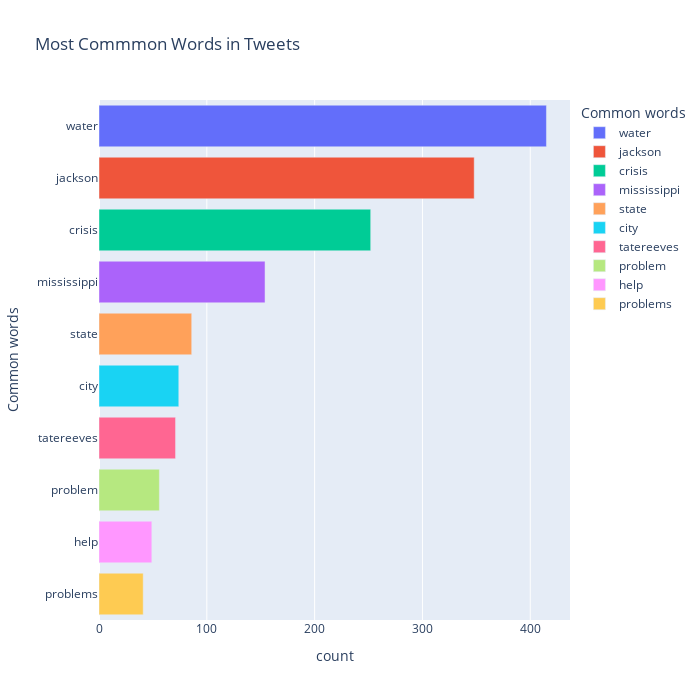

This figure's notebook cell:
### Code cell
common_words(tweets_L)

### Figure 1 — Plotly figure (JSON) as saved in the notebook; plotly's stock layout.template omitted (floating-point values rounded to 4 significant figures)
{"data": [{"alignmentgroup": "True", "hovertemplate": "Common words=%{y}<br>count=%{x}<extra></extra>", "legendgroup": "water", "marker": {"color": "#636efa"}, "name": "water", "offsetgroup": "water", "orientation": "h", "showlegend": true, "textposition": "auto", "type": "bar", "x": [415], "xaxis": "x", "y": ["water"], "yaxis": "y"}, {"alignmentgroup": "True", "hovertemplate": "Common words=%{y}<br>count=%{x}<extra></extra>", "legendgroup": "jackson", "marker": {"color": "#EF553B"}, "name": "jackson", "offsetgroup": "jackson", "orientation": "h", "showlegend": true, "textposition": "auto", "type": "bar", "x": [348], "xaxis": "x", "y": ["jackson"], "yaxis": "y"}, {"alignmentgroup": "True", "hovertemplate": "Common words=%{y}<br>count=%{x}<extra></extra>", "legendgroup": "crisis", "marker": {"color": "#00cc96"}, "name": "crisis", "offsetgroup": "crisis", "orientation": "h", "showlegend": true, "textposition": "auto", "type": "bar", "x": [252], "xaxis": "x", "y": ["crisis"], "yaxis": "y"}, {"alignmentgroup": "True", "hovertemplate": "Common words=%{y}<br>count=%{x}<extra></extra>", "legendgroup": "mississippi", "marker": {"color": "#ab63fa"}, "name": "mississippi", "offsetgroup": "mississippi", "orientation": "h", "showlegend": true, "textposition": "auto", "type": "bar", "x": [154], "xaxis": "x", "y": ["mississippi"], "yaxis": "y"}, {"alignmentgroup": "True", "hovertemplate": "Common words=%{y}<br>count=%{x}<extra></extra>", "legendgroup": "state", "marker": {"color": "#FFA15A"}, "name": "state", "offsetgroup": "state", "orientation": "h", "showlegend": true, "textposition": "auto", "type": "bar", "x": [86], "xaxis": "x", "y": ["state"], "yaxis": "y"}, {"alignmentgroup": "True", "hovertemplate": "Common words=%{y}<br>count=%{x}<extra></extra>", "legendgroup": "city", "marker": {"color": "#19d3f3"}, "name": "city", "offsetgroup": "city", "orientation": "h", "showlegend": true, "textposition": "auto", "type": "bar", "x": [74], "xaxis": "x", "y": ["city"], "yaxis": "y"}, {"alignmentgroup": "True", "hovertemplate": "Common words=%{y}<br>count=%{x}<extra></extra>", "legendgroup": "tatereeves", "marker": {"color": "#FF6692"}, "name": "tatereeves", "offsetgroup": "tatereeves", "orientation": "h", "showlegend": true, "textposition": "auto", "type": "bar", "x": [71], "xaxis": "x", "y": ["tatereeves"], "yaxis": "y"}, {"alignmentgroup": "True", "hovertemplate": "Common words=%{y}<br>count=%{x}<extra></extra>", "legendgroup": "problem", "marker": {"color": "#B6E880"}, "name": "problem", "offsetgroup": "problem", "orientation": "h", "showlegend": true, "textposition": "auto", "type": "bar", "x": [56], "xaxis": "x", "y": ["problem"], "yaxis": "y"}, {"alignmentgroup": "True", "hovertemplate": "Common words=%{y}<br>count=%{x}<extra></extra>", "legendgroup": "help", "marker": {"color": "#FF97FF"}, "name": "help", "offsetgroup": "help", "orientation": "h", "showlegend": true, "textposition": "auto", "type": "bar", "x": [49], "xaxis": "x", "y": ["help"], "yaxis": "y"}, {"alignmentgroup": "True", "hovertemplate": "Common words=%{y}<br>count=%{x}<extra></extra>", "legendgroup": "problems", "marker": {"color": "#FECB52"}, "name": "problems", "offsetgroup": "problems", "orientation": "h", "showlegend": true, "textposition": "auto", "type": "bar", "x": [41], "xaxis": "x", "y": ["problems"], "yaxis": "y"}], "layout": {"barmode": "relative", "height": 700, "legend": {"title": {"text": "Common words"}, "tracegroupgap": 0}, "title": {"text": "Most Commmon Words in Tweets"}, "width": 700, "xaxis": {"anchor": "y", "domain": [0, 1], "title": {"text": "count"}}, "yaxis": {"anchor": "x", "categoryarray": ["problems", "help", "problem", "tatereeves", "city", "state", "mississippi", "crisis", "jackson", "water"], "categoryorder": "array", "domain": [0, 1], "title": {"text": "Common words"}}}}
